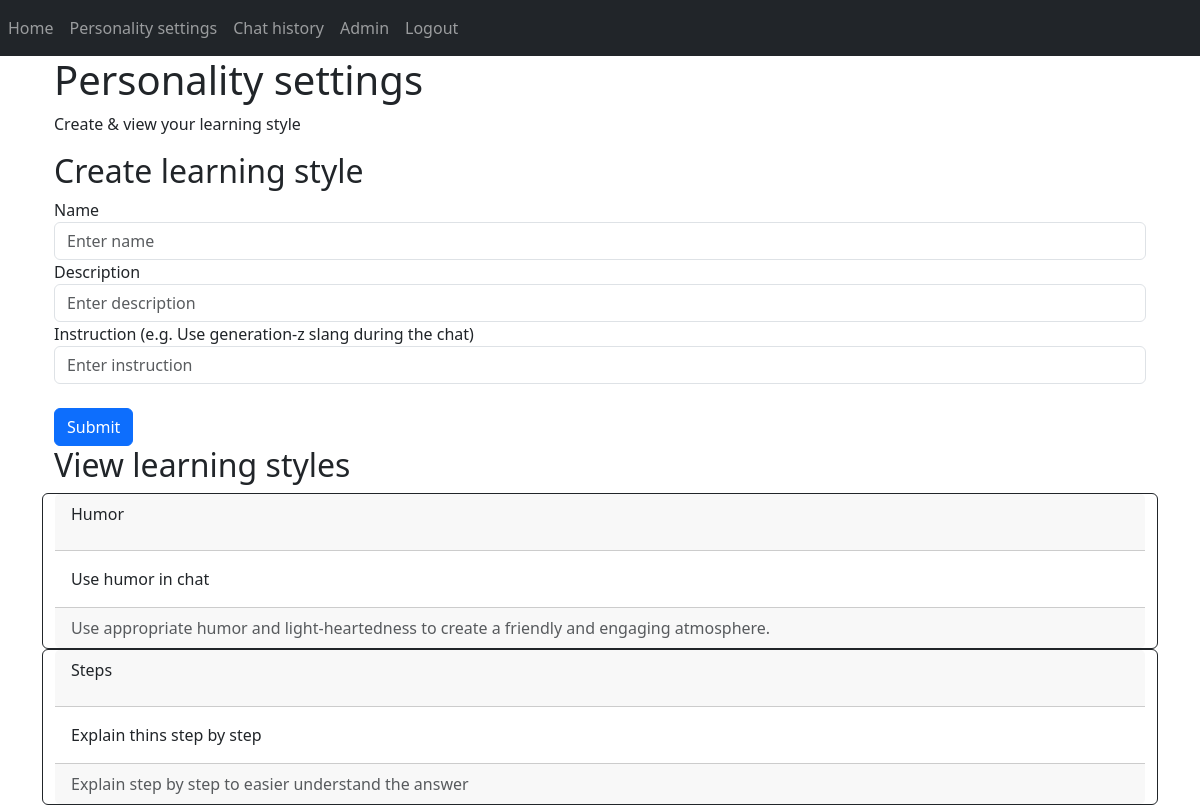
Before: /personality (signed in) with the older database file.
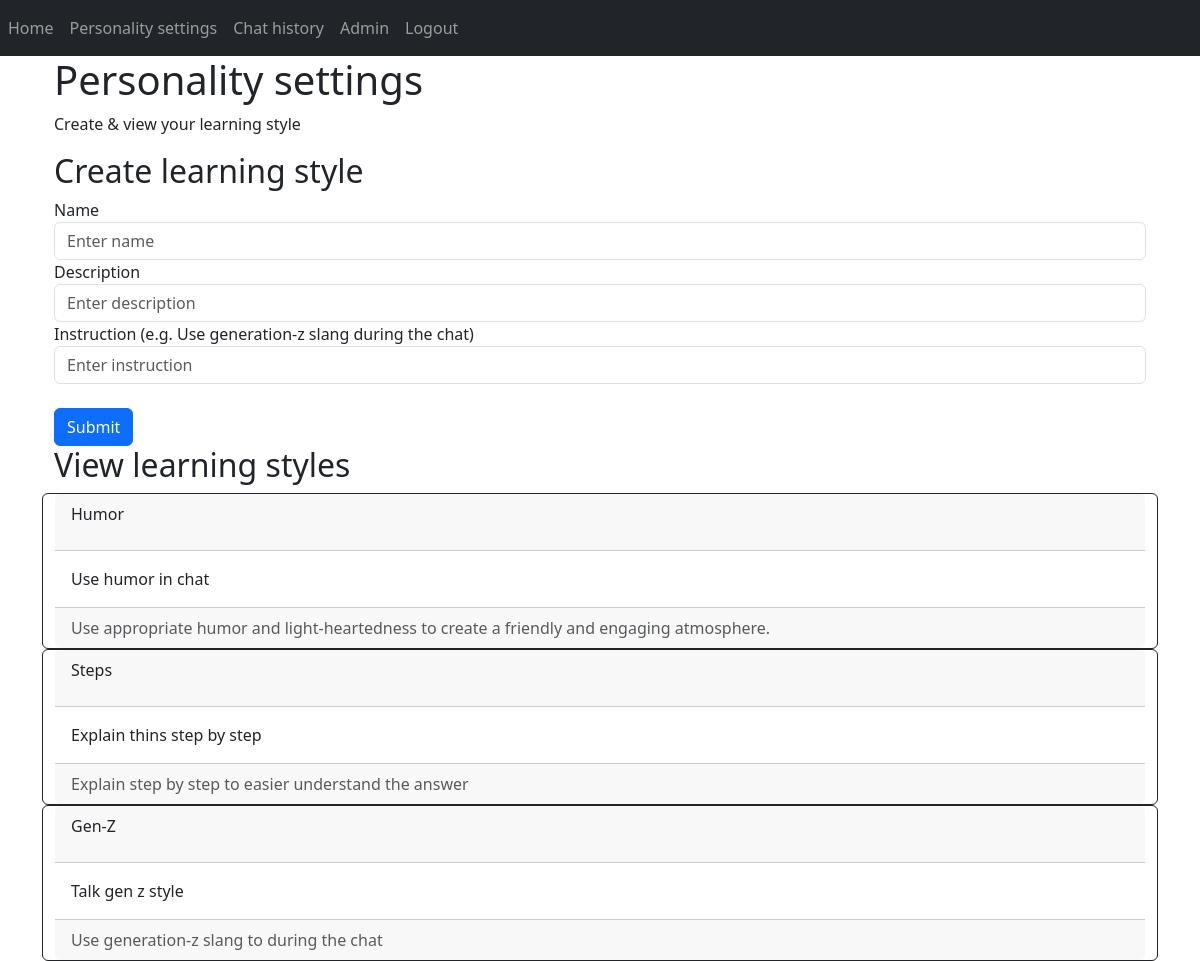
After: the same page with the newer database file.
### website/models.py (models this page shows)
class LearningStyle(db.Model):
    id = db.Column(db.Integer, primary_key=True)
    name = db.Column(db.Text, nullable=False)
    description = db.Column(db.String(350), nullable=False)
    instruction = db.Column(db.String, nullable=False)
    student = db.Column(db.Integer, db.ForeignKey('user.id', ondelete="CASCADE"), nullable=False)

### website/views.py (the view, shortened to what this page needs)
@views.route('/personality', methods=['POST', 'GET'])
@login_required
def personality():
    learningstyles = LearningStyle.query.filter_by(student=current_user.id).all()
    return render_template("personality.html", user=current_user, learningstyles=learningstyles)

### website/__init__.py (called while the page is built)
def create_app():
    app = Flask(__name__)
    app.config['SECRET_KEY'] = 'hjhjhdjas'
    app.config['SQLALCHEMY_DATABASE_URI'] = f'sqlite:///{DB_NAME}'
    db.init_app(app)
    from .views import views
    from .auth import auth
    app.register_blueprint(views, url_prefix='/')
    app.register_blueprint(auth, url_prefix='/')
    from .models import User, Chat, LearningStyle, Rubric
    with app.app_context():
        db.create_all()
    login_manager = LoginManager()
    login_manager.login_view = 'auth.login'
    login_manager.init_app(app)
    @login_manager.user_loader
    def load_user(id):
        return User.query.get(int(id))
    return app

### website/templates/personality.html
{% extends "base.html" %} {% block title %}Personality settings{% endblock %} {% block content %}
<div class="container">
    <div class="jumbotron">
        <h1>Personality settings</h1>
        <p class="indextext"> Create & view your learning style</p>
    </div>
    <div class="row">
        <h2>Create learning style</h2>
        <form method="POST">
            <div class="form-group">
                <label for="name">Name</label>
                <input type="text" class="form-control" id="name" name="name" placeholder="Enter name" />
                <label for="description">Description</label>
                <input type="text" class="form-control" id="description" name="description" placeholder="Enter description" />
                <label for="instruction">Instruction (e.g. Use generation-z slang during the chat)</label>
                <input type="text" class="form-control" id="instruction" name="instruction" placeholder="Enter instruction" />
            </div>
            <br />
            <button type="submit" class="btn btn-primary">Submit</button>
        </form>
    </div>
    <div class="row">
        <h2>View learning styles</h2>
        {% for learningstyle in learningstyles %}
        <div class="card border-dark">
            <div class="card-header d-flex justify-content-between align-items-center">
                <p>{{ learningstyle.name}}</p>
            </div>
            <div class="card-body">
                <div class="card-text">{{ learningstyle.description }}</div>
            </div>
            <div class="card-footer text-muted">{{ learningstyle.instruction }}</div>
        </div>
        {% endfor %}
    </div>
</div>
{% endblock %}

### website/templates/base.html (shortened to what this page needs)
<!DOCTYPE html>
<html>
<head>
    <link href="https://cdn.jsdelivr.net/npm/bootstrap@5.3.0/dist/css/bootstrap.min.css" rel="stylesheet"
>
</head>
<body>
    <nav class="navbar navbar-expand-lg navbar-dark bg-dark">
        <div class="collapse navbar-collapse" id="navbar">
            <div class="navbar-nav">
                {% if user.is_authenticated %}
                <a class="nav-item nav-link" id="home" href="/">Home</a>
                <a class="nav-item nav-link" id="personality" href="/personality">Personality settings</a>
                <a class="nav-item nav-link" id="chathistory" href="/chathistory">Chat history</a>
                {% if current_user.admin %}
                <a class="nav-item nav-link" id="admin" href="/admin">Admin</a>
                {% endif %}
                <a class="nav-item nav-link" id="logout" href="/logout">Logout</a>
                {% else %}
                <a class="nav-item nav-link" id="login" href="/login">Login</a>
                <a class="nav-item nav-link" id="register" href="/register">Register</a>
                {% endif %}
            </div>
        </div>
    </nav>
    <div class="container">
        {% block content%}
        {% endblock %}
    </div>
</body>
</html>

Changed rows visible on the page:
added LearningStyle: name "Gen-Z", description "Talk gen z style", instruction "Use generation-z slang to during the chat"
